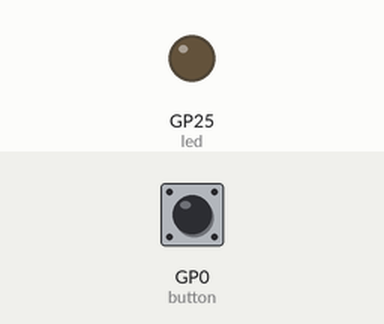
Bench run of a program on a simulated Raspberry Pi Pico running MicroPython. Shown: output pins drawn as LEDs (lit = HIGH). Inputs (shaded band) come from the test bench; at power-on: GP0 (button) LOW.

Above: at 1.2 s.
1.3 s: GP0 (button) pulled HIGH for 0.15 s
At 2.4 s:
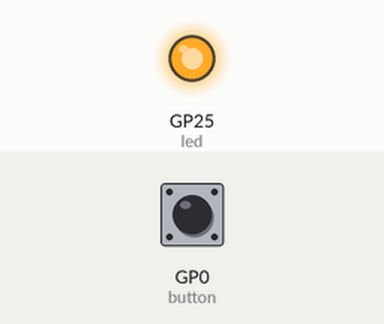
2.9 s: GP0 (button) pulled HIGH for 1 s
At 3.6 s:
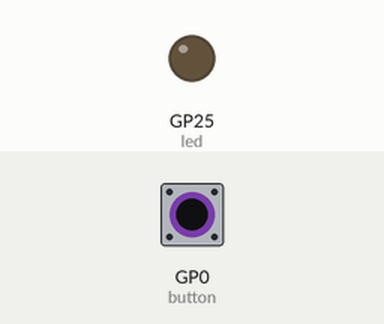
5.4 s: GP0 (button) pulled HIGH for 3.2 s
At 6.7 s:
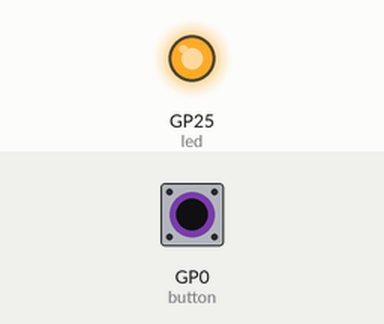
Timing chart, 0 to 8.4 s (numbered marks = the images above; inputs shaded):
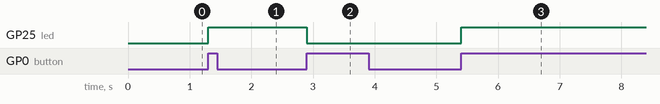

The program:

irq_toggle.py
```python
import machine

led = machine.Pin(25, machine.Pin.OUT)
button = machine.Pin(0, machine.Pin.IN, machine.Pin.PULL_DOWN)

led_state = False


def button_irq_handler(pin):
    global led_state
    led_state = not led_state


button.irq(trigger=machine.Pin.IRQ_RISING, handler=button_irq_handler)

while True:
    led.value(led_state)
```

Measured:
- after the input at 1.3 s, GP25 (led): LOW → HIGH at once
- after the input at 2.9 s, GP25 (led): HIGH → LOW at once
- after the input at 5.4 s, GP25 (led): LOW → HIGH at once
